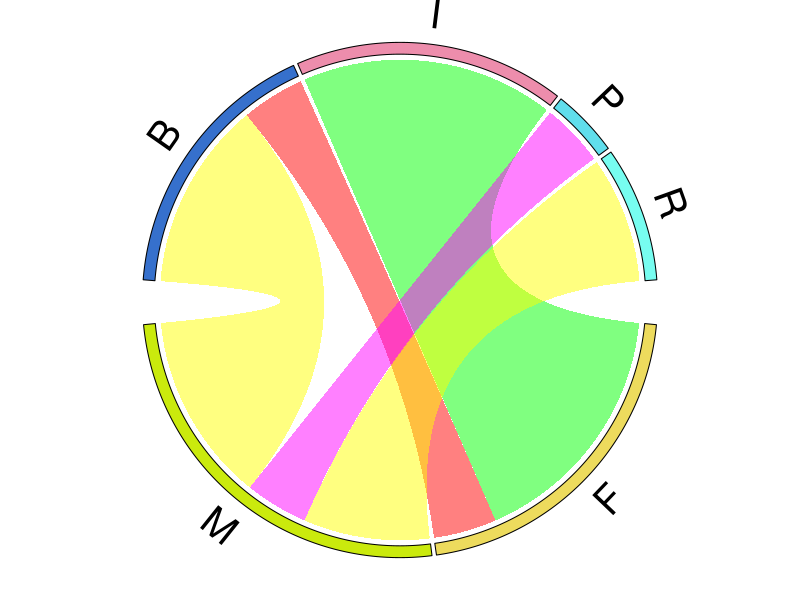
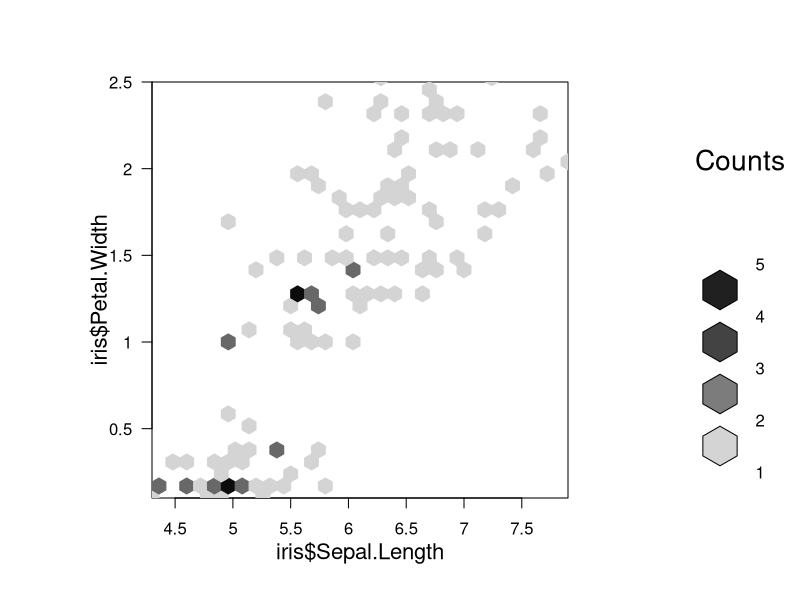
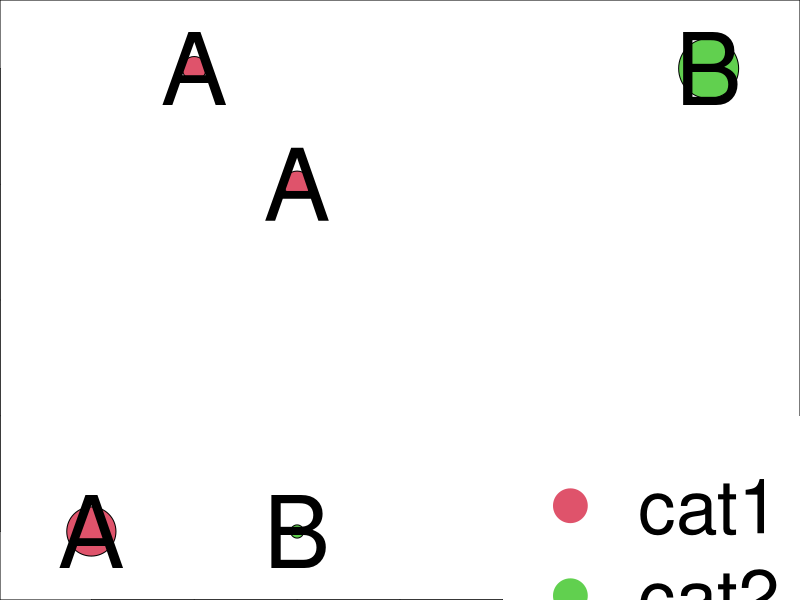
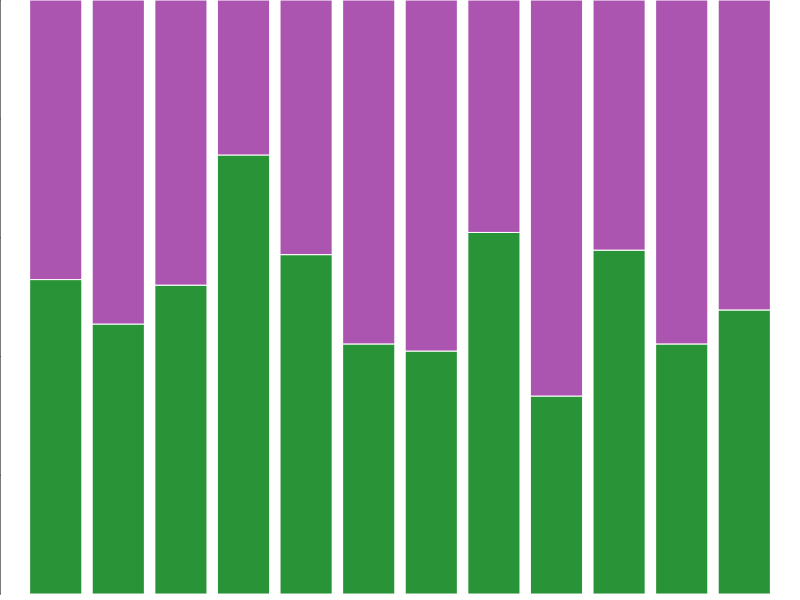
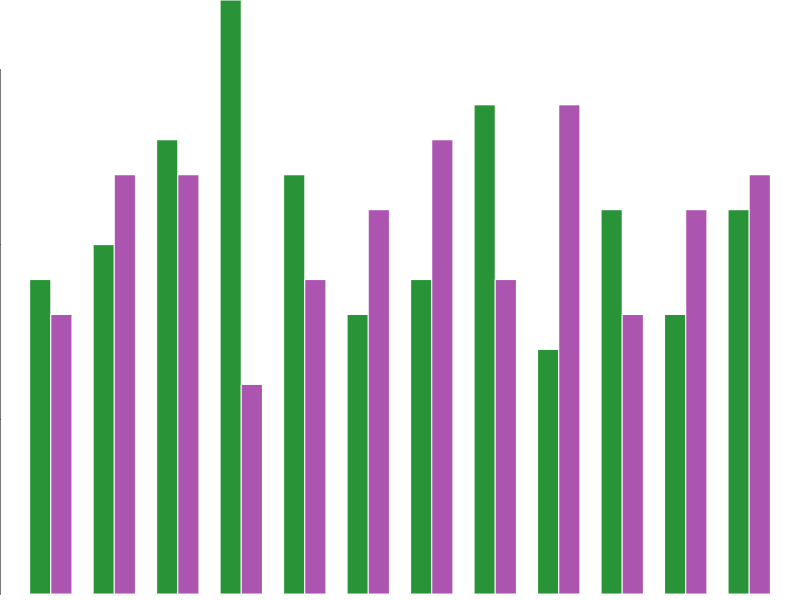
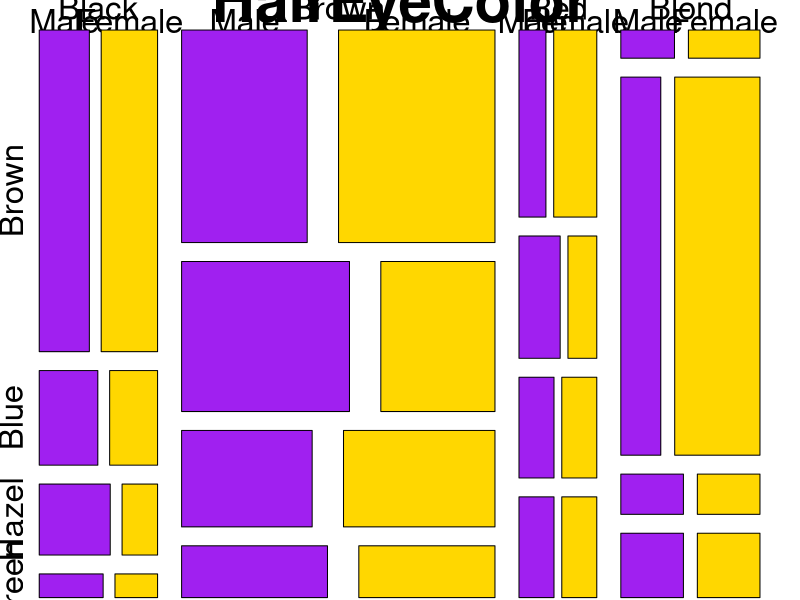
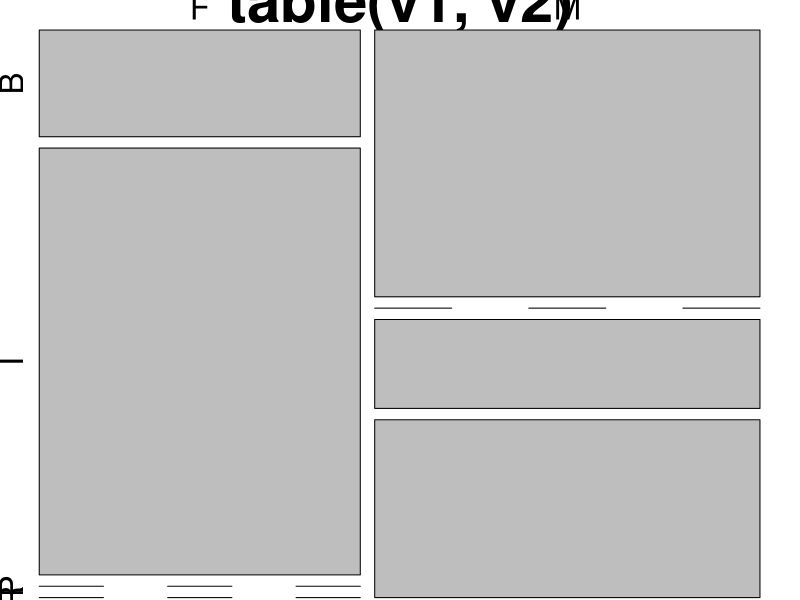

Reproduce these figures in R, in order.
## ---- chunk 1
v1 <- c(rep("F", 4), rep("M", 5), "F", "M")
v2 <- c('I', 'I', 'B', 'I', 'B', 'P', 'B', 'R', 'B', 'I', 'R')

length(v1)
length(v2)

require(circlize)

m <- data.frame(table(v1,v2))

par(cex = 3, mar = c(0, 0, 0, 0))
chordDiagram(m,
             col = rainbow(6),
             annotationTrackHeight = mm_h(c(3,3)),
             annotationTrack = c("name", "grid"),
             grid.border = "Black",
             diffHeight = mm_h(5))
## ---- chunk 2
require(hexbin)
hh <- hexbin(iris$Sepal.Length, iris$Petal.Width)
plot(hh)
## ---- chunk 3
x <- c(10, 20, 15, 20, 40)
y <- c(1, 4, 5, 1, 5)
z <- c(41, 22, 20, 11, 50)
rotulos <- c("A", "A", "A", "B", "B")
cc <- c(2, 2, 2, 3, 3)

symbols(x = x,
        y = y,
        circles = z,
        inches = 0.3,
        bg = cc)

text(x, y, rotulos, cex = 2)

legend(30,
       2,
       c("cat1", "cat2"),
       pch = 19,
       cex = 1.5,
       col = c(2,3),
       box.col = NA)
## ---- chunk 4
ano <- c(rep(2023, 12), rep(2023, 12))
mes <- 1:12
ven <- rpois(24,10)

cores <- c("#299437", "#ab54b0")

dados <- rbind(ven[1:12], ven[13:24])
soma <- apply(dados, 2, sum) #2= por coluna

multipl_matrizes <- dados %*% diag(1/soma)

## Barras conjuntas
barplot(multipl_matrizes,
        names.arg = mes,
        col = cores,
        border = F)

## Barras alinhadas
## agora com besides
barplot(dados,
        beside = T,
        names.arg = mes,
        col = cores,
        border = F)
## ---- chunk 5
mosaicplot(HairEyeColor, col = c("purple", "gold"))

mosaicplot(table(v1, v2))
